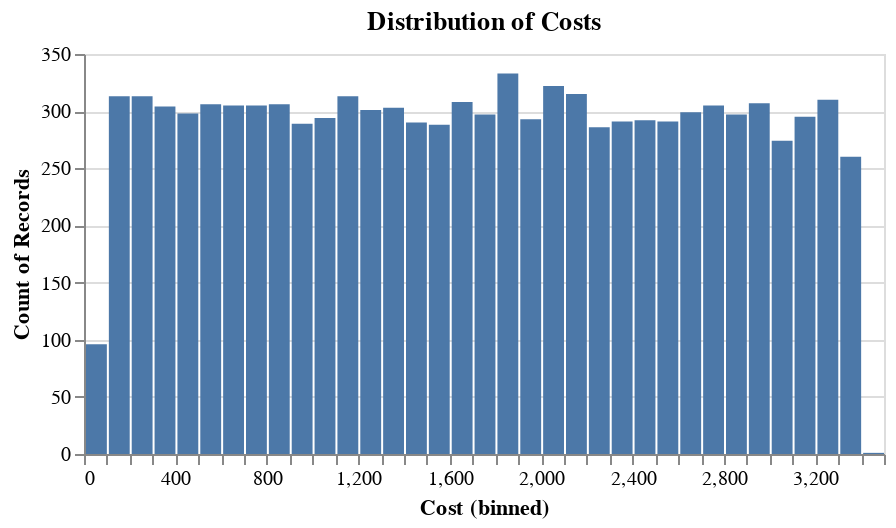

The notebook cell this image was saved under:
### Markdown cell above
# Case 2

Case 2:  *GIGO*  

!! Monte Carlo simulation is only as good as the assumptions you feed.

It is very important to properly quantify the possible senarios for the optimistic, 
most_likely and pessimistic outcomes out of the investment decision. Consider the following risk profile of the company that significantly 
changes the risk profile of the company.See below, for example, for optimistic, most likely and pessimistic costs in 1000s:

### Code cell
iteration = 10000

def montecarlo(iteration):
    optimistic = np.random.randint(0, 50, iteration)
    most_likely = np.random.randint(50, 100, iteration)
    pessimistic = np.random.randint(100, 20000, iteration)
    cost = (optimistic + 4*most_likely + pessimistic) / 6
    return cost


cost = montecarlo(iteration)
cost_df = pd.DataFrame({'Cost': cost})

alt.Chart(cost_df).mark_bar().encode(
    alt.X('Cost', bin=alt.Bin(maxbins=50)),
    y='count()'
).properties(
    title='Distribution of Costs',
    width= 400,
    height= 200
)

### Figure 1 — Vega-Lite specification as saved in the notebook (floating-point values rounded to 4 significant figures; data arrays with more than 128 entries replaced by an {"elided": "..."} marker saying what was removed)
{"config": {"view": {"continuousWidth": 300, "continuousHeight": 300}}, "data": {"name": "data-50a42e1f56f428f2ef54352cb5d9f0cd"}, "mark": {"type": "bar"}, "encoding": {"x": {"bin": {"maxbins": 50}, "field": "Cost", "type": "quantitative"}, "y": {"aggregate": "count", "type": "quantitative"}}, "height": 200, "title": "Distribution of Costs", "width": 400, "$schema": "https://vega.github.io/schema/vega-lite/v5.20.1.json", "datasets": {"data-50a42e1f56f428f2ef54352cb5d9f0cd": {"elided": "10000 records"}}}
